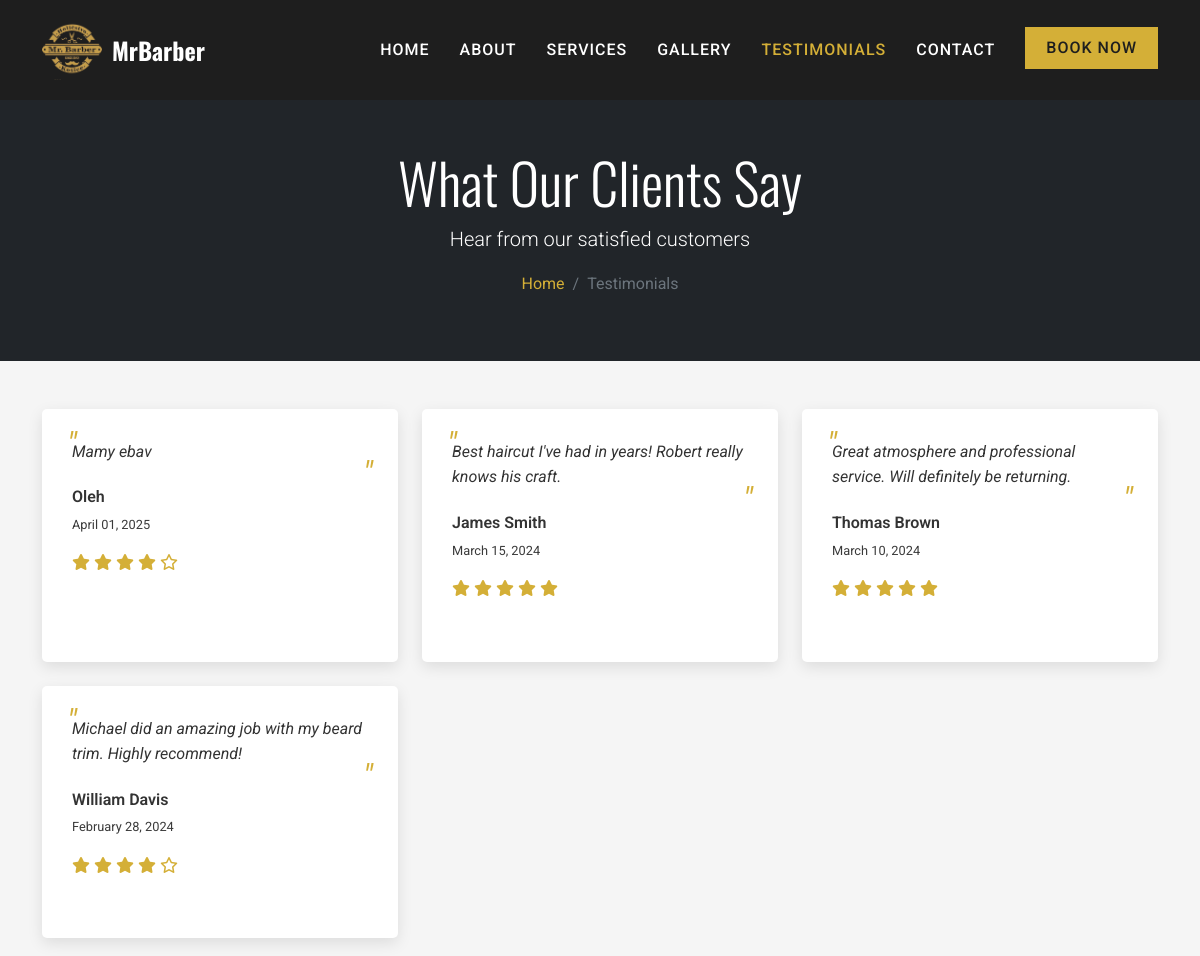
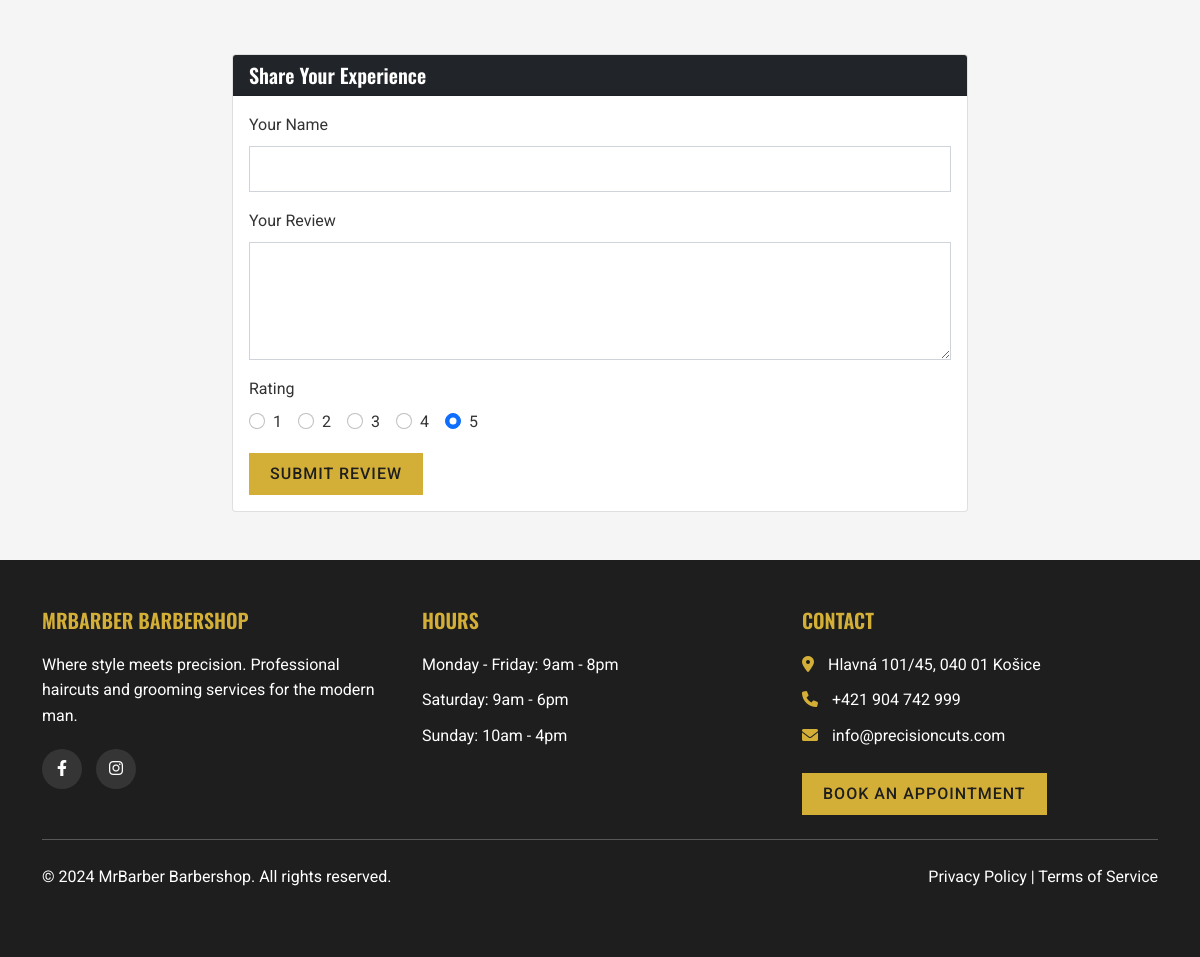
Screenshot of /testimonials with the database file from the repository (2 pictures, top to bottom).
### app.py (models this page shows)
class Testimonial(db.Model):
    id = db.Column(db.Integer, primary_key=True)
    customer_name = db.Column(db.String(100), nullable=False)
    content = db.Column(db.Text, nullable=False)
    rating = db.Column(db.Integer, nullable=False)  # Rating out of 5
    date = db.Column(db.Date, default=datetime.utcnow)

### app.py (the view)
@app.route('/testimonials')
def testimonials():
    testimonials = Testimonial.query.order_by(Testimonial.date.desc()).all()
    return render_template('testimonials.html', testimonials=testimonials)

### templates/testimonials.html (shortened to what this page needs)
{% extends 'base.html' %}  {% block content %}
<section class="page-header py-5 bg-dark text-white">
  <div class="container">
    <div class="row">
      <div class="col-12 text-center">
        <h1 class="display-4">What Our Clients Say</h1>
        <p class="lead">Hear from our satisfied customers</p>
        <nav aria-label="breadcrumb">
          <ol class="breadcrumb justify-content-center">
            <li class="breadcrumb-item">
              <a href="{{ url_for('index') }}">Home</a>
            </li>
            <li class="breadcrumb-item active" aria-current="page">
              Testimonials
            </li>
          </ol>
        </nav>
      </div>
    </div>
  </div>
</section>
<section class="testimonial-section py-5">
  <div class="container">
    <div class="row">
      {% if testimonials %} {% for testimonial in testimonials %}
      <div class="col-lg-4 col-md-6 mb-4">
        <div class="testimonial-card">
          <div class="testimonial-content">{{ testimonial.content }}</div>
          <div class="testimonial-author">{{ testimonial.customer_name }}</div>
          <div class="testimonial-date">
            {{ testimonial.date.strftime('%B %d, %Y') }}
          </div>
          <div class="testimonial-rating">
            {% for i in range(testimonial.rating) %}
            <i class="fas fa-star"></i>
            {% endfor %} {% for i in range(5 - testimonial.rating) %}
            <i class="far fa-star"></i>
            {% endfor %}
          </div>
        </div>
      </div>
      {% endfor %} {% else %}
      <div class="col-12 text-center">
        <p>No testimonials available yet. Be the first to leave a review!</p>
      </div>
      {% endif %}
    </div>
    <div class="row mt-5">
      <div class="col-lg-8 mx-auto">
        <div class="card">
          <div class="card-header bg-dark text-white">
            <h5 class="mb-0">Share Your Experience</h5>
          </div>
          <div class="card-body">
            <form
              action="{{ url_for('submit_testimonial') }}"
              method="post"
              id="testimonial-form"
            >
              <div class="mb-3 form-group">
                <label for="testimonial-name" class="form-label"
                  >Your Name</label
                >
                <input
                  type="text"
                  class="form-control"
                  id="testimonial-name"
                  name="name"
                  required
                />
              </div>
              <div class="mb-3 form-group">
                <label for="testimonial-content" class="form-label"
                  >Your Review</label
                >
                <textarea
                  class="form-control"
                  id="testimonial-content"
                  name="content"
                  rows="4"
                  required
                ></textarea>
              </div>
              <div class="mb-3 form-group rating-container">
                <label class="form-label">Rating</label>
                <div class="d-flex">
                  {% for i in range(1, 6) %}
                  <div class="form-check form-check-inline">
                    <input class="form-check-input" type="radio" name="rating"
                    id="rating-{{ i }}" value="{{ i }}" {% if i == 5 %}checked{%
                    endif %}>
                    <label class="form-check-label" for="rating-{{ i }}"
                      >{{ i }}</label
                    >
                  </div>
                  {% endfor %}
                </div>
              </div>
              <button type="submit" class="btn btn-primary">
                Submit Review
              </button>
            </form>
          </div>
        </div>
      </div>
    </div>
  </div>
</section>
{% endblock %}

### templates/base.html (shortened to what this page needs)
<!DOCTYPE html>
<html lang="en">
  <head>
    <link
      rel="stylesheet"
      href="https://cdnjs.cloudflare.com/ajax/libs/font-awesome/6.0.0-beta3/css/all.min.css"
    />
    <link
      href="https://cdn.jsdelivr.net/npm/bootstrap@5.1.0/dist/css/bootstrap.min.css"
      rel="stylesheet"
    />
    <link
      rel="stylesheet"
      href="{{ url_for('static', filename='css/style.css') }}"
    />
  </head>
  <body>
    <header>
      <nav class="navbar navbar-expand-lg navbar-dark">
        <div class="container">
          <a class="navbar-brand" href="{{ url_for('index') }}">
            <img
              src="{{ url_for('static', filename='images/logo.png') }}"
              alt="MrBarber Logo"
              height="60"
            />
            MrBarber
          </a>
          <div class="collapse navbar-collapse" id="navbarNav">
            <ul class="navbar-nav ms-auto">
              <li class="nav-item">
                <a
                  class="nav-link {% if request.path == url_for('index') %}active{% endif %}"
                  href="{{ url_for('index') }}"
                  >Home</a
                >
              </li>
              <li class="nav-item">
                <a
                  class="nav-link {% if request.path == url_for('about') %}active{% endif %}"
                  href="{{ url_for('about') }}"
                  >About</a
                >
              </li>
              <li class="nav-item">
                <a
                  class="nav-link {% if request.path == url_for('services') %}active{% endif %}"
                  href="{{ url_for('services') }}"
                  >Services</a
                >
              </li>
              <li class="nav-item">
                <a
                  class="nav-link {% if request.path == url_for('gallery') %}active{% endif %}"
                  href="{{ url_for('gallery') }}"
                  >Gallery</a
                >
              </li>
              <li class="nav-item">
                <a
                  class="nav-link {% if request.path == url_for('testimonials') %}active{% endif %}"
                  href="{{ url_for('testimonials') }}"
                  >Testimonials</a
                >
              </li>
              <li class="nav-item">
                <a
                  class="nav-link {% if request.path == url_for('contact') %}active{% endif %}"
                  href="{{ url_for('contact') }}"
                  >Contact</a
                >
              </li>
              <li class="nav-item">
                <a
                  class="btn btn-primary book-now-btn"
                  href="{{ url_for('booking') }}"
                  >Book Now</a
                >
              </li>
            </ul>
          </div>
        </div>
      </nav>
    </header>
    <main>{% block content %}{% endblock %}</main>
    <footer class="py-5">
      <div class="container">
        <div class="row">
          <div class="col-md-4 mb-4 mb-md-0">
            <h5>MrBarber Barbershop</h5>
            <p>
              Where style meets precision. Professional haircuts and grooming
              services for the modern man.
            </p>
            <div class="social-icons">
              <a
                href="https://www.facebook.com/p/Mr-Barber-Kosice-100063753214869/"
                target="_blank"
                ><i class="fab fa-facebook-f"></i
              ></a>
              <a
                href="https://www.instagram.com/mr.barber.kosice/"
                target="_blank"
                ><i class="fab fa-instagram"></i
              ></a>
            </div>
          </div>
          <div class="col-md-4 mb-4 mb-md-0">
            <h5>Hours</h5>
            <ul class="list-unstyled">
              <li>Monday - Friday: 9am - 8pm</li>
              <li>Saturday: 9am - 6pm</li>
              <li>Sunday: 10am - 4pm</li>
            </ul>
          </div>
          <div class="col-md-4">
            <h5>Contact</h5>
            <ul class="list-unstyled">
              <li>
                <i class="fas fa-map-marker-alt"></i> Hlavná 101/45, 040 01
                Košice
              </li>
              <li><i class="fas fa-phone"></i> +421 904 742 999</li>
              <li><i class="fas fa-envelope"></i> info@precisioncuts.com</li>
            </ul>
            <a href="{{ url_for('booking') }}" class="btn btn-primary mt-2"
              >Book an Appointment</a
            >
          </div>
        </div>
        <hr class="my-4" />
        <div class="row">
          <div class="col-md-6 text-center text-md-start">
            <p>&copy; 2024 MrBarber Barbershop. All rights reserved.</p>
          </div>
          <div class="col-md-6 text-center text-md-end">
            <a href="#">Privacy Policy</a> | <a href="#">Terms of Service</a>
          </div>
        </div>
      </div>
    </footer>
  </body>
</html>

### static/css/style.css (style rules this page uses)
:root { --primary-color: #1e1e1e; --secondary-color: #d4af37; --accent-color: #ffffff; --text-color: #333333; --light-gray: #f5f5f5; --dark-gray: #3a3a3a; }
body { font-family: "Roboto", sans-serif; color: var(--text-color); line-height: 1.6; overflow-x: hidden; }
h1, h2, h3, h4, h5, h6 { font-family: "Oswald", sans-serif; font-weight: 600; }
a { color: var(--secondary-color); text-decoration: none; transition: all 0.3s ease; }
.btn { border-radius: 0; padding: 8px 20px; text-transform: uppercase; font-weight: 500; letter-spacing: 1px; transition: all 0.3s ease; }
.btn-primary { background-color: var(--secondary-color); border-color: var(--secondary-color); color: var(--primary-color); }
header { background-color: var(--primary-color); width: 100%; z-index: 1000; position: relative; }
.navbar { padding: 15px 0; }
main { margin-top: 0; padding-top: 0; }
.navbar-brand { font-family: "Oswald", sans-serif; font-weight: 700; font-size: 24px; color: var(--accent-color) !important; display: flex; align-items: center; }
.navbar-brand img { margin-right: 10px; }
.navbar-dark .navbar-nav .nav-link { color: var(--accent-color); font-size: 16px; font-weight: 500; padding: 10px 15px; text-transform: uppercase; letter-spacing: 1px; }
.navbar-dark .navbar-nav .nav-link:hover, .navbar-dark .navbar-nav .nav-link.active { color: var(--secondary-color); }
.book-now-btn { margin-left: 15px; }
.form-control, .form-select { border-radius: 0; padding: 10px; }
.testimonial-section { background-color: var(--light-gray); }
.testimonial-card { background-color: var(--accent-color); padding: 30px; margin-bottom: 30px; border-radius: 5px; box-shadow: 0 5px 15px rgba(0, 0, 0, 0.1); height: 100%; }
.testimonial-content { font-style: italic; margin-bottom: 20px; position: relative; }
.testimonial-content::before, .testimonial-content::after { content: '"'; font-size: 2rem; color: var(--secondary-color); position: absolute; }
.testimonial-content::before { top: -20px; left: -5px; }
.testimonial-content::after { bottom: -35px; right: -5px; }
.testimonial-author { font-weight: 600; margin-bottom: 5px; }
.testimonial-date { font-size: 0.8rem; color: var(--dark-gray); }
.testimonial-rating { margin-top: 15px; color: var(--secondary-color); }
footer { background-color: var(--primary-color); color: var(--accent-color); padding-top: 80px; padding-bottom: 30px; }
footer h5 { color: var(--secondary-color); margin-bottom: 20px; text-transform: uppercase; font-weight: 600; }
footer p { margin-bottom: 20px; }
.social-icons a { display: inline-block; width: 40px; height: 40px; line-height: 40px; text-align: center; background-color: rgba(255, 255, 255, 0.1); color: var(--accent-color); border-radius: 50%; margin-right: 10px; transition: all 0.3s ease; }
footer ul li { margin-bottom: 10px; }
footer ul li i { color: var(--secondary-color); margin-right: 10px; }
footer hr { border-color: rgba(255, 255, 255, 0.1); }
footer a { color: var(--accent-color); }

### rows the page displays
Testimonial: content "Mamy ebav", customer_name "Oleh", date "April 01, 2025", rating 4 (drawn)
Testimonial: content "Best haircut I've had in years! Robert really knows his craft.", customer_name "James Smith", date "March 15, 2024", rating 5 (drawn)
Testimonial: content "Great atmosphere and professional service. Will definitely be returning.", customer_name "Thomas Brown", date "March 10, 2024", rating 5 (drawn)
Testimonial: content "Michael did an amazing job with my beard trim. Highly recommend!", customer_name "William Davis", date "February 28, 2024", rating 4 (drawn)

### other values shown
{{ i }} "1" "2" "3" "4" "5"
